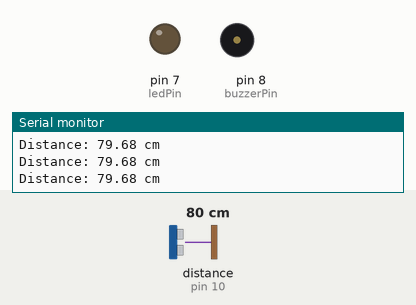
This sketch was run on a simulated Arduino Uno, built with avr-gcc and run on an emulated ATmega328P. Shown: output pins drawn as LEDs (lit = HIGH), buzzer (waves = sounding, pin HIGH), the last lines printed to the serial monitor. Wiring (inferred from the names in the program): ultrasonic range finder: trigger pin 9; echo pin 10. Inputs (shaded band) come from the test bench; at power-on: distance to the obstacle (sensor on pin 10) 80 cm. The echo pulse lasts 58.3 µs per cm; pins used as bus, display or sensor lines are not drawn.

Above: at 1.2 s.
1.3 s: distance to the obstacle (sensor on pin 10) set to 54 cm
4.3 s: distance to the obstacle (sensor on pin 10) set to 48 cm
At 4.52 s:
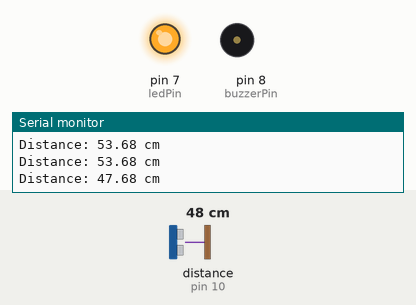
7.3 s: distance to the obstacle (sensor on pin 10) set to 4 cm
At 7.37 s:
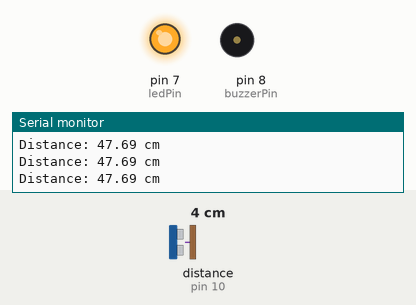
Timing chart, 0 to 16.3 s (numbered marks = the images above; inputs shaded):
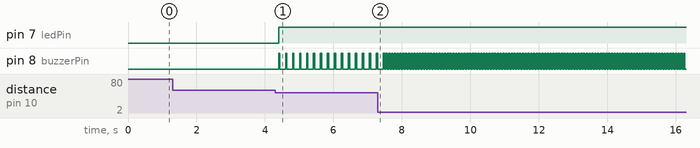

Measured:
- the behaviour switches between 51 and 50 cm on distance to the obstacle (sensor on pin 10) (found by bisection; images 0 and 1)
- after the input at 4.3 s, pin 7 (ledPin): LOW → HIGH after 0.10 s; pin 8 (buzzerPin): alternates HIGH for 0.04 s and LOW for 0.16 s, starting after 0.10 s
- after the input at 7.3 s, pin 8 (buzzerPin): alternates HIGH for 0.04 s and LOW for 0.04 s, starting after 0.24 s

The sketch:

distance_alarm.ino
```cpp
//Here we assign each pin on UNO wrt to the circuit in code
const int trigPin = 9;
const int echoPin = 10;
const int ledPin = 7;
const int buzzerPin = 8;

const float warningDistance = 50.0;

void setup() {
  pinMode(trigPin, OUTPUT);
  pinMode(echoPin, INPUT);
  pinMode(ledPin, OUTPUT);
  pinMode(buzzerPin, OUTPUT);

  Serial.begin(9600);
}
// 9600 is the baud rate
// since these pins are gpio, we need to assign if they re i/o or o/o


void loop() {
  // Send a short ultrasonic trigger pulse
  digitalWrite(trigPin, LOW);
  delayMicroseconds(2);

  digitalWrite(trigPin, HIGH);
  delayMicroseconds(10);
  digitalWrite(trigPin, LOW);

  // Measure how long the echo pin stays HIGH
  unsigned long duration = pulseIn(echoPin, HIGH, 30000UL);

  if (duration == 0) {
    Serial.println("No echo detected");
    digitalWrite(ledPin, LOW);
    digitalWrite(buzzerPin, LOW);
    delay(100);
    return;
  }

  // Sound travels to the object and back
  float distance = duration * 0.0343 / 2.0;

  Serial.print("Distance: ");
  Serial.print(distance);
  Serial.println(" cm");

  if (distance <= warningDistance && distance >= 2.0) {
    digitalWrite(ledPin, HIGH);

    // Closer object = shorter gap between beeps
    int beepGap = (int)(distance * 8.0);
    beepGap = constrain(beepGap, 40, 160);

    digitalWrite(buzzerPin, HIGH);
    delay(40);
    digitalWrite(buzzerPin, LOW);
    delay(beepGap);
  } else {
    digitalWrite(ledPin, LOW);
    digitalWrite(buzzerPin, LOW);
    delay(100);
  }
}
```
